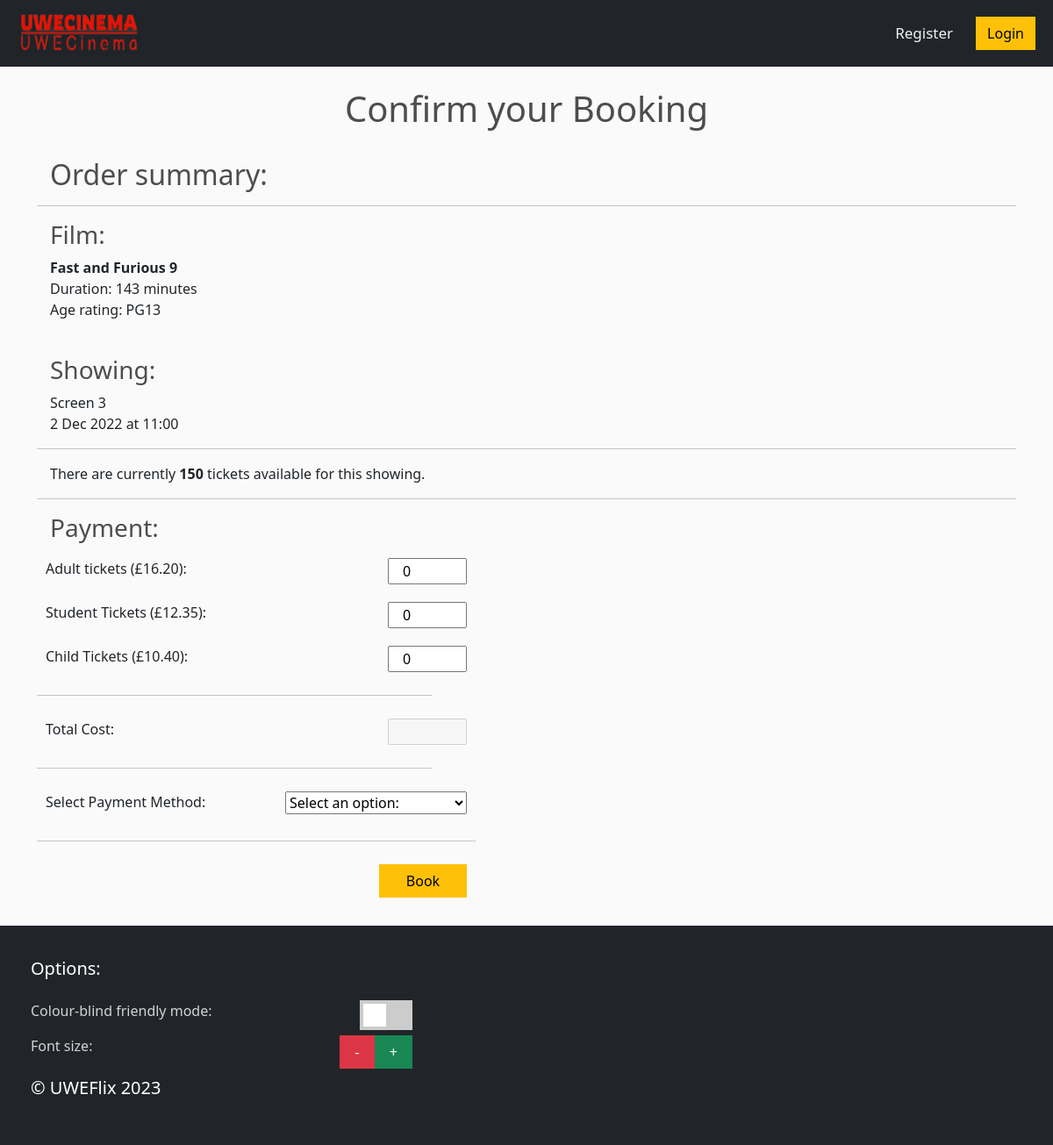
/payment/18/, run on an earlier commit of the app's database.
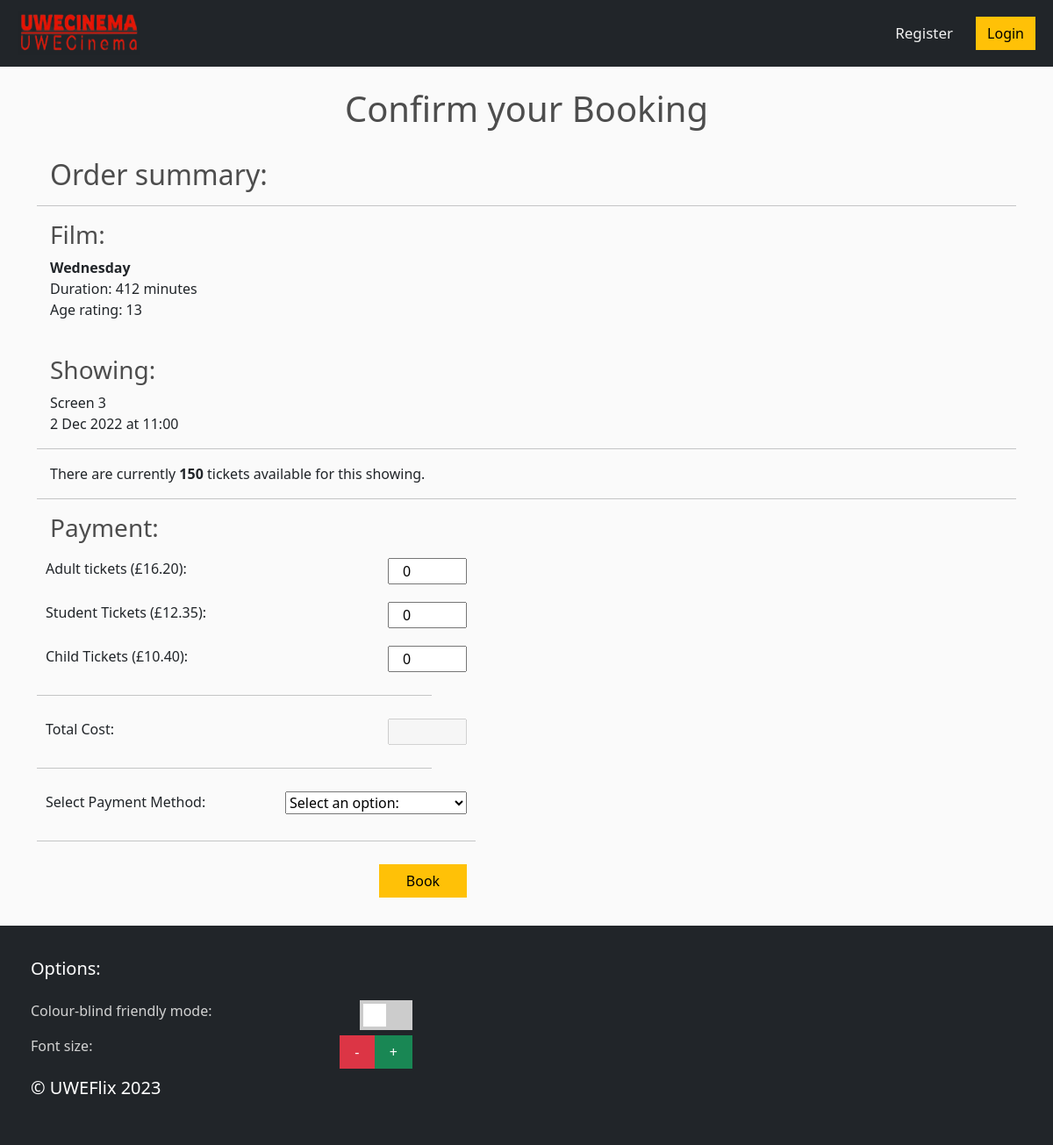
And on a later commit of the database.
### uweflix/models.py (models this page shows, shortened)
class Showing(models.Model):
    screen = models.ForeignKey(Screen, default=1, on_delete=models.CASCADE)
    film = models.ForeignKey(Film,on_delete=models.CASCADE)
    time = models.DateTimeField()
    remaining_tickets = models.IntegerField(default=150)  # NEEDS TO BE ASSIGNED TO THE SCREEN CAPACITY SOMEHOW!
    def getShowing(id):#READ
        try:
            showing = Showing.objects.get(id=id)
            return showing
        except:
            print("No showinf exists with that showing ID.")

class Film(models.Model):
    title = models.CharField(max_length=100)
    age_rating = models.CharField(max_length=3)
    """Age Ratings:
        - U
        - PG
        - 12
        - 12A
        - 15
        - 18"""
    duration = models.CharField(max_length=3)
    trailer_desc = models.CharField(max_length=500)
    image = models.ImageField(default="placeholder.png")

class Screen(models.Model):
    capacity = models.IntegerField()
    apply_covid_restrictions =  models.BooleanField(null=True)

### uweflix/views.py (the view, shortened to what this page needs)
# urls.py: path("payment/<int:showing>/", views.payment, name="payment"),
def payment(request, showing):
    if 'user_id' in request.session:
        if request.session['user_group'] == "Club Rep":
            return redirect('rep_payment', showing=showing)
    adult,student,child=Prices.getCurrentPrices()
    showing = Showing.getShowing(id=showing)
    form = PaymentForm()
    context = {
        "showing": showing,
        "form": form,
        "adult_price": adult,
        "student_price": student,
        "child_price": child
    }
    return render(request, 'uweflix/payment.html', context)

### uweflix/forms.py (shortened to what this page needs)
class PaymentForm(forms.Form):
    adult_tickets = forms.IntegerField(validators=[
        MaxValueValidator(100),
        MinValueValidator(0)
    ],required=False, initial=0)
    student_tickets = forms.IntegerField(validators=[
        MaxValueValidator(100),
        MinValueValidator(0)
    ],required=False, initial=0)
    child_tickets = forms.IntegerField(validators=[
        MaxValueValidator(100),
        MinValueValidator(0)
    ],required=False, initial=0)
    total_cost=forms.FloatField(label="Total Cost: ", disabled=True, required=False)
    payment_choices = [(None, 'Select an option:'),
                    ('nopay', 'Customer: Pay with Card'),
                    ('credit', 'Student: Pay with Credit'), ]
    payment_options = forms.ChoiceField(choices=payment_choices, widget=forms.Select(attrs={}))

### uweflix/models.py (called while the page is built)
    def getCurrentPrices():
        currentPrices = Prices.objects.last()
        return currentPrices.adult, currentPrices.student, currentPrices.child

### uweflix/templates/uweflix/payment.html (shortened to what this page needs)
{% extends "uweflix/layout.html" %}
{% load static %}
{% block content %}
<br/>
<h1>Confirm your Booking</h1>
<br/>
<body>
    <h2>Order summary:</h2>
    <hr/>
    <h3>Film:</h3>
        <p>
           <b>{{ showing.film.title }}</b><br/>
           Duration: {{ showing.film.duration }} minutes<br/>
           Age rating: {{ showing.film.age_rating }}
        </p>
        <br/>
        <h3>Showing:</h3>
        <p>Screen {{ showing.screen.id }}<br/>{{ showing.time | date:'j M Y' }} at {{ showing.time | time:'G:i'}}</p>
        <hr/>
        <p>There are currently <b>{{ showing.remaining_tickets }}</b> tickets available for this showing.</p>
        <hr/>
    <div class="form">
        <form id="payment-form" action="{% url 'payment' showing.pk %}" method="post" autocomplete="off">
            <h3>Payment:</h3>
            <div class="form-area">
                <div class="form-group">
                    Adult tickets (£<span id="payment_adult_price">{{ adult_price | floatformat:2 }}</span>): {{ form.adult_tickets }}
                </div>
                <br/>
                <div class="form-group">
                    Student Tickets (£<span id="payment_student_price">{{ student_price | floatformat:2 }}</span>): {{ form.student_tickets }}
                </div>
                <br/>
                <div class="form-group">
                    Child Tickets (£<span id="payment_child_price">{{ child_price | floatformat:2 }}</span>): {{ form.child_tickets }}
                </div>
                <hr/>
                <div class="form-group">
                    Total Cost: {{ form.total_cost }}
                </div>
                <hr/>
                <div class="form-group">
                    Select Payment Method: {{ form.payment_options }}
                </div>
            </div>
            <hr/>
            <div class="form-group">
                <input id="confirm-btn" class="btn btn-warning" type="submit" value="Book">
            </div>
        </form>
    </div>
</body>
{% endblock %}

What changed in the data, as far as the page shows it:
changed through a linked row, Showing: film "Fast and Furious 9" → "Wednesday"; film.duration "143" → "412"; film.age_rating "PG13" → "13"
